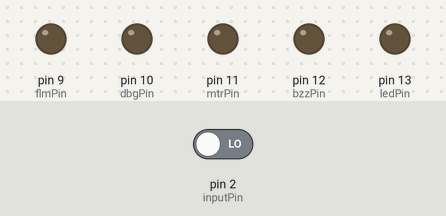
A sketch run on a simulated Arduino Uno, built with avr-gcc and run on an emulated ATmega328P. Parts: output pins drawn as LEDs (lit = HIGH). Dashed ring = blinking. The inputs (shaded band) are chosen by the test bench; at power-on: pin 2 (inputPin) LOW.

Above: at 1.2 s.
1.3 s: pin 2 (inputPin) driven HIGH
At 1.76 s:
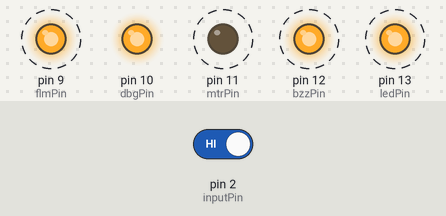
4.3 s: pin 2 (inputPin) driven LOW
At 4.79 s:
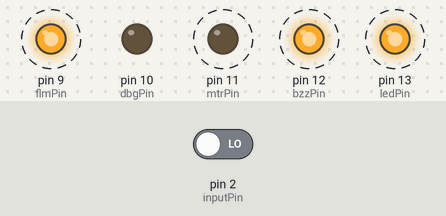
7.3 s: pin 2 (inputPin) driven HIGH
At 7.71 s:
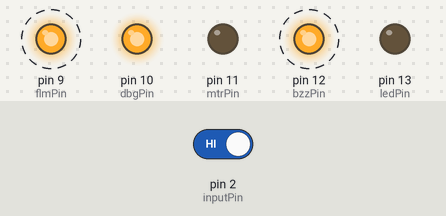
Timing chart, 0 to 16.3 s (numbered marks = the images above; inputs shaded):
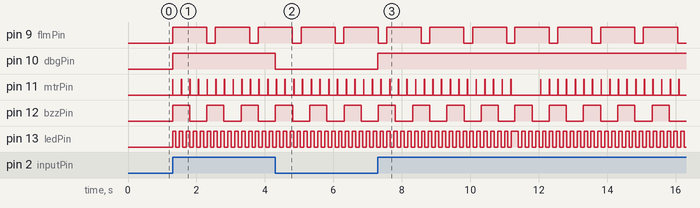

Measured:
- after the input at 1.3 s, pin 9 (flmPin): alternates HIGH for 1.0 s and LOW for 0.25 s, starting at once; pin 10 (dbgPin): LOW → HIGH at once
- after the input at 4.3 s, pin 10 (dbgPin): HIGH → LOW at once
- after the input at 7.3 s, pin 10 (dbgPin): LOW → HIGH at once

The sketch:

pumpkin.ino
```cpp
// setting pins
const int ledPin = 13;  // led
const int bzzPin = 12;  // buzzer
const int mtrPin = 11;  // motor
const int dbgPin = 10;  // indicator that the PIR is high
const int flmPin = 9;   // glow of pumpkin
const int inputPin = 2; // input of PIR

int PIRstate = LOW;    // state of sensor
int animation = LOW;   // animation flag
int val = 0;           // store the dig read of sensor
const long animLength = 10000;  // how long the animation runs for (10 seconds)
long animMillis = 0;     // counter

const long ledInterval = 100;  // duty cycle of led (.1 second)
long ledMillis = 0;            // holder for millis at trigger
int ledState = LOW;            // initial state of led pin

const long bzzInterval = 500;  // .5 seconds
long bzzMillis = 0;
int bzzState = LOW;

const long mtrInterval = 250;  // .25 seconds
long mtrMillis = 0;
int mtrState = LOW;

const long flmIntervalHigh = 1000; // 1 second on
const long flmIntervalLow = 250;   // .25 seconds off
long flmMillis = 0;
int flmState = LOW;

// counter to stagger the motor animation
int mtrCounter = 250;
int mtrAnim = HIGH;

void setup()
{
  // set up pins
  pinMode(ledPin,OUTPUT);
  pinMode(bzzPin,OUTPUT);
  pinMode(mtrPin,OUTPUT);
  pinMode(dbgPin,OUTPUT);
  pinMode(flmPin,OUTPUT);
  pinMode(inputPin,INPUT);

  // so we can trace out our values
  //Serial.begin(9600);
}

void loop()
{
  // read if PIR senses something
  val = digitalRead(inputPin);

  if(val == HIGH)
  {
    // it does! kick off animation
    digitalWrite(dbgPin,HIGH);
    PIRstate = HIGH;
  }
  else
  {
    // sense timed out,
    digitalWrite(dbgPin,LOW);
    PIRstate = LOW;
  }

  // turning on the animation
  if(PIRstate == HIGH && animation == LOW)
  {
    // this is the state where animation has not been running but PIR has sensed something
    animation = HIGH;        // set animation flag to running
    animMillis = millis();   // set the current millis for the animation
    ledMillis = millis();    // set the current millis for the led, etc...
    bzzMillis = millis();
    mtrMillis = millis();
    flmMillis = millis();
    ledState = HIGH;         // turn on the flag for the led, etc...
    bzzState = HIGH;
    mtrState = HIGH;
    flmState = HIGH;
  }
  else if(PIRstate == HIGH && animation == HIGH)
  {
    // PIR sensed something and the animation timer is running
  }
  else if(PIRstate == LOW && animation == HIGH )
  {
    // PIR stopped sensing and animation timer is running
  }
  else if(PIRstate == LOW && animation == LOW)
  {
    // PIR stopped sensing and animation timer is done
    ledState = LOW; // turn off the flag for the led, etc...
    bzzState = LOW;
    mtrState = LOW;
  }

  if(animation == HIGH)
  {
    // do calculations of states
    doLEDAnimation();
    doBzzAnimation();
    doMtrAnimation();
    doFlmAnimation();

    unsigned long currentMillis = millis();
    if(currentMillis - animMillis > animLength) // if the calculated period is greater than the set length
    {
      animation = LOW; // set the animation flag to low
    }
  }
  else
  {
    // animation is over set everything to LOW
    animation = LOW;
    ledState = LOW;
    bzzState = LOW;
    mtrState = LOW;
    flmState = LOW;
  }

  // write the states to the pins
  digitalWrite(ledPin,ledState);
  digitalWrite(bzzPin,bzzState);
  digitalWrite(mtrPin,mtrState);
  digitalWrite(flmPin,flmState);

}

void doLEDAnimation()
{
  unsigned long currentLedMillis = millis();
  if(currentLedMillis - ledMillis > ledInterval)  // if the elapsed period is greater than the set period
  {
    ledState = !ledState;   // set the state of the led to its opposite
    ledMillis = millis();   // reset to the current millis
  }
}

void doBzzAnimation()
{
  unsigned long currentBzzMillis = millis();
  if(currentBzzMillis - bzzMillis > bzzInterval)
  {
    bzzState = !bzzState;
    bzzMillis = millis();
  }
}

void doMtrAnimation()
{
  // stagger the animation of the motor with a counter and a flag
  if(mtrCounter > 0 && mtrAnim == HIGH)
  {
    unsigned long currentMtrMillis = millis();
    if(currentMtrMillis - mtrMillis > mtrInterval)
    {
      mtrState = !mtrState;
      mtrMillis = millis();
    }
  }

  if(mtrCounter == 0)
  {
    mtrAnim = !mtrAnim;
    mtrState = LOW;
    mtrCounter = 250;
  }

  mtrCounter--;
}

void doFlmAnimation()
{
  // we want the LED to have a long on time with a short flash off
  unsigned long currentFlmMillis = millis();
  if(flmState == HIGH)
  {
    if(currentFlmMillis - flmMillis > flmIntervalHigh)
    {
      flmState = LOW;
      flmMillis = millis();
    }
  }
  else
  {
    if(currentFlmMillis - flmMillis > flmIntervalLow)
    {
      flmState = HIGH;
      flmMillis = millis();
    }
  }
}
```
